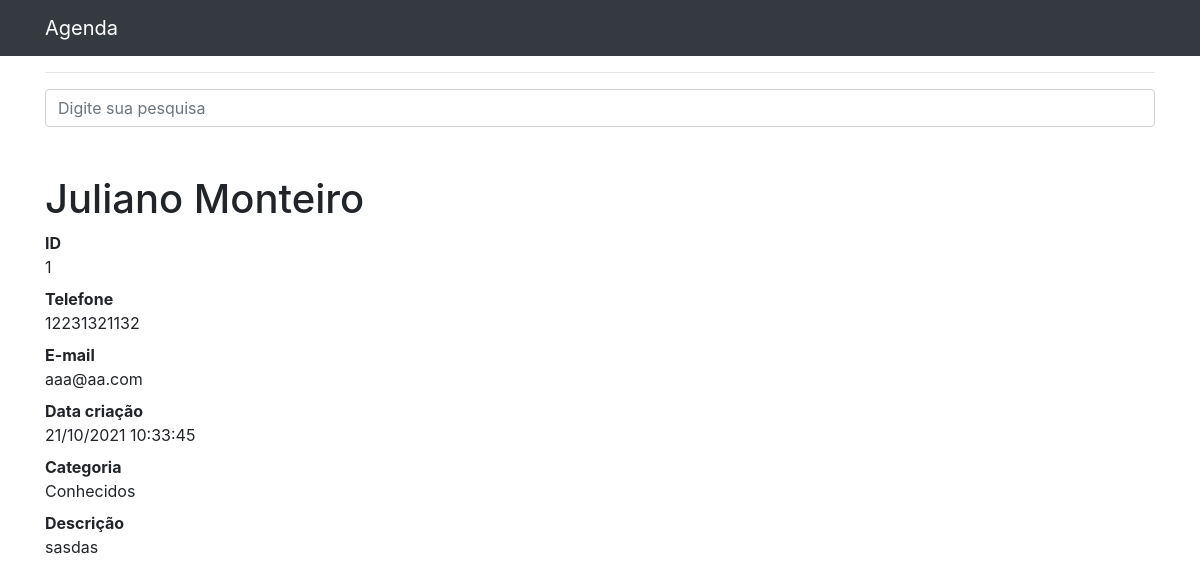
The page /1 on the database its author committed.
### contacts/models.py (models this page shows, shortened)
class Contact(models.Model):
    name = models.CharField(max_length=255)
    last_name = models.CharField(max_length=255, blank=True)
    phone = models.CharField(max_length=255)
    email = models.CharField(max_length=255, blank=True)
    created_at = models.DateTimeField(default=timezone.now)
    description = models.TextField(blank=True)
    category = models.ForeignKey(Category, on_delete=models.DO_NOTHING)
    view = models.BooleanField(default=True)
    image = models.ImageField(blank=True, upload_to='photos/%Y/%m')

class Category(models.Model):
    name = models.CharField(max_length=255)
    def __str__(self):
        return self.name

### contacts/views.py (the view)
# urls.py: path('<int:contact_id>', views.show, name='show'),
def show(request, contact_id):
    contact = get_object_or_404(Contact, id=contact_id)
    if not contact.view:
        raise Http404()
    return render(request, 'contacts/show.html', {'contact': contact})

### contacts/templates/contacts/show.html (shortened to what this page needs)
{%extends 'base.html'%}
{%block 'container'%}
<h1 class="mt-5">{{ contact.name }} {{ contact.last_name }}</h1>
<dl>
    <dt>ID</dt>
    <dd>{{ contact.id }}</dd>
    <dt>Telefone</dt>
    <dd>{{ contact.phone }}</dd>
    <dt>E-mail</dt>
    <dd>{{ contact.email }}</dd>
    <dt>Data criação</dt>
    <dd>{{ contact.created_at|date:'d/m/Y H:i:s' }}</dd>
    <dt>Categoria</dt>
    <dd>{{ contact.category }}</dd>
    <dt>Descrição</dt>
    <dd>
        {{ contact.description }}
    </dd>
</dl>
{%endblock%}

### rows shown on the page
Contact: name "Juliano", last_name "Monteiro", id "1", phone "12231321132", email "aaa@aa.com", created_at "21/10/2021 10:33:45", category "Conhecidos", description "sasdas"
